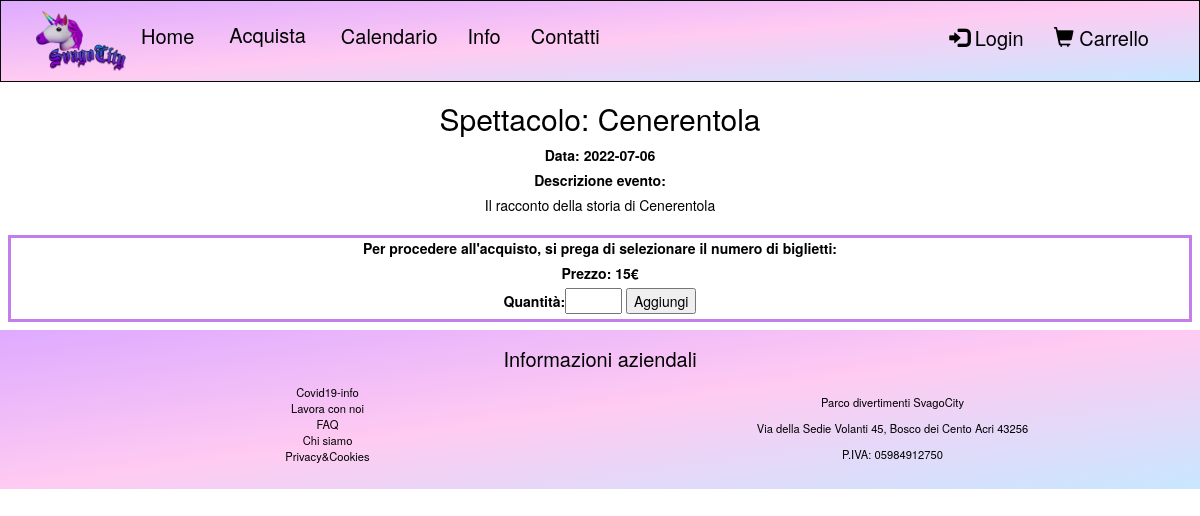
The app's page /acquisto-evento.php?id=1 with its own data.
### tables this page shows
CREATE TABLE `evento` (
  `idEvento` int(100) NOT NULL,
  `nomeEvento` varchar(100) NOT NULL,
  `descrizioneEvento` varchar(100) NOT NULL,
  `prezzo` int(100) NOT NULL,
  `capienzaEvento` int(5) NOT NULL,
  `dataEvento` date NOT NULL,
  `tipologia` varchar(100) NOT NULL
);

### db/database.php (called while the page is built, shortened)
<?php
class DatabaseHelper{
    private $db;
    public function __construct($servername, $username, $password, $dbname, $port){
        $this->db = new mysqli($servername, $username, $password, $dbname, $port);
    }
    public function getEventById($idEvento){
        $stmn = $this->db->prepare("SELECT idEvento, nomeEvento, descrizioneEvento, tipologia, dataEvento, capienzaEvento, prezzo
        FROM evento WHERE idEvento=?");
        $stmn->bind_param("i", $idEvento);
        $stmn->execute();
        $result = $stmn->get_result();
        return $result->fetch_all(MYSQLI_ASSOC);
    }
}
?>

### bootstrap.php (called while the page is built, shortened)
<?php
    require_once("db/database.php");
    $dbh = new DatabaseHelper("localhost", "root", "", "svagocity", 3306);
?>

### acquisto-evento.php (called while the page is built, shortened)
<?php
require_once("bootstrap.php");
$templateParams["evento-scelto"] = $dbh->getEventById($_GET["id"]);
$templateParams["nome"] = "evento-completo.php";
require("template/base.php");
?>

### template/evento-completo.php (the view, shortened to what this page needs)
<?php if(count($templateParams["evento-scelto"])==0): ?>
<article>
    <p>Evento non presente</p>
</article>
<?php
else:
$evento = $templateParams["evento-scelto"][0];?>
<section>
<header class="text-center">
    <h2><?php echo $evento["tipologia"];?>: <?php echo $evento["nomeEvento"]; ?></h2>
</header>
<div class="text-center">
    <div>
        <div>
            <label>Data: <?php echo $evento["dataEvento"];?></label>
        </div>
        <div>
            <label>Descrizione evento:</label>
            <p><?php echo $evento["descrizioneEvento"];?></p>
        </div>
    </div>
    <div style="border: 3px solid; border-color: #c27feb; margin: 8px; margin-top:20px">
        <label>Per procedere all'acquisto, si prega di selezionare il numero di biglietti:</label>
        <form name="AcquistoEvento" METHOD=POST>
            <div>
            <label>Prezzo: <?php echo $evento["prezzo"] . "€"; ?></label>
            </div>
            <div>
            <label>Quantità:<input type="number" name="quantity" min="1" max="10" required/></label>
            <input type="submit" name="aggiungi" value="Aggiungi"/>
            </div>
        </form>
    </div>
</div>
</section>
<?php endif; ?>

### css/style.css (style rules this page uses)
* { color:black; }

### records on screen
evento: tipologia "Spettacolo", nomeEvento "Cenerentola", dataEvento "2022-07-06", descrizioneEvento "Il racconto della storia di Cenerentola", prezzo "15"

### other values on screen
LOG "Login"
